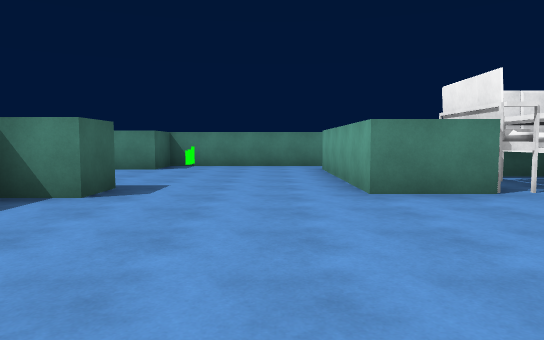
View 1 (above)

16 first-person views from a walk through a 3-D level made in the Unity game engine. The camera is 1.3 m above the floor, tilts 4° down and sees 70° across. The floor is counted in squares, 2 m on a side. Each view is taken from the middle of a square. On the plan, view 1 faces up. The plan holds only what a view shows up to about 11 squares ahead; the rest is blank. The place goes on beyond the plan. Some surface patterns are stand-ins.

View 2
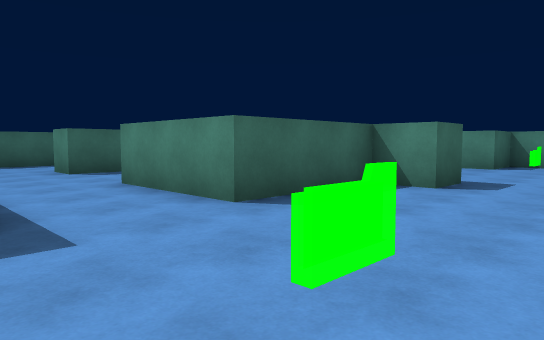

View 3
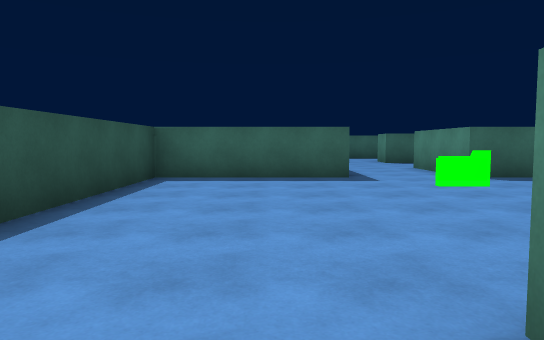

View 4
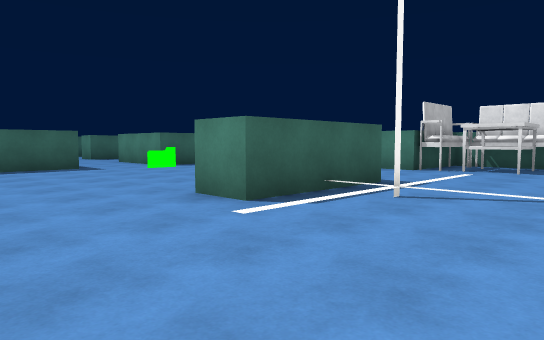

View 5
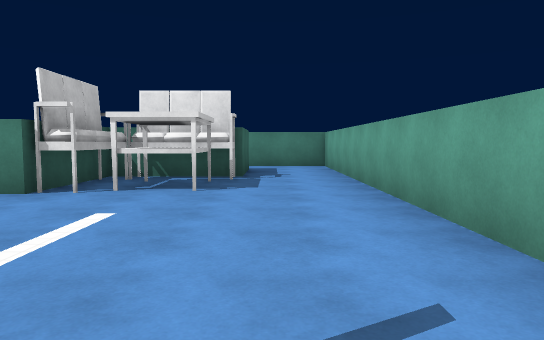

View 6
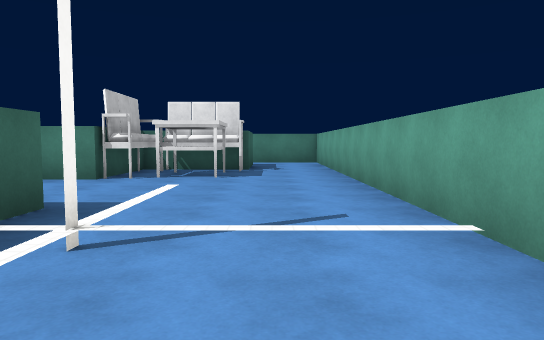

View 7
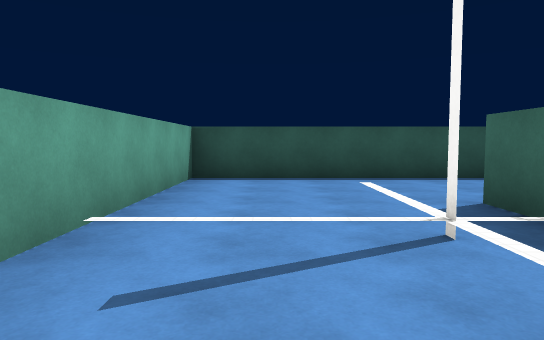

View 8
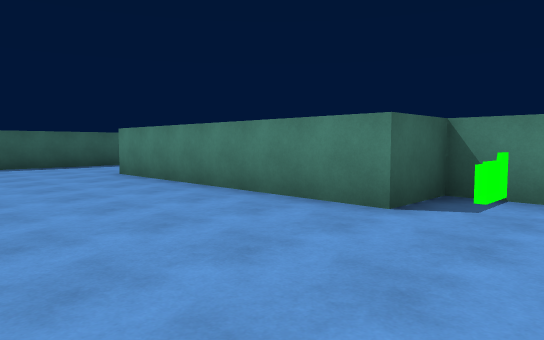

View 9
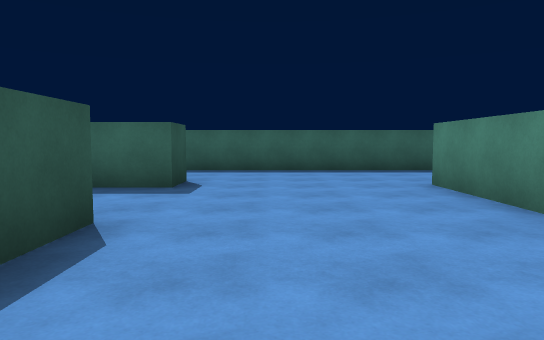

View 10
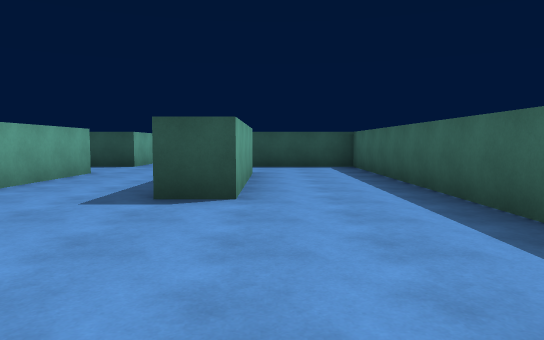

View 11
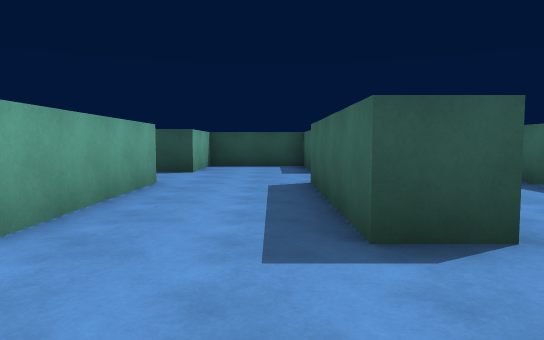

View 12
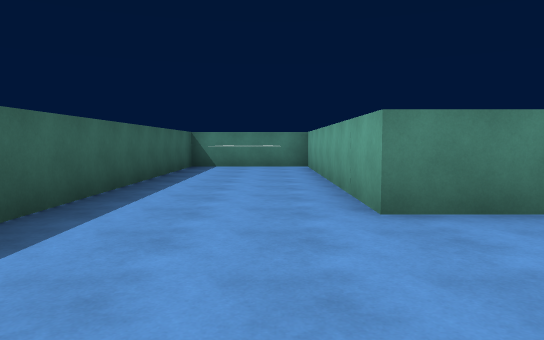

View 13
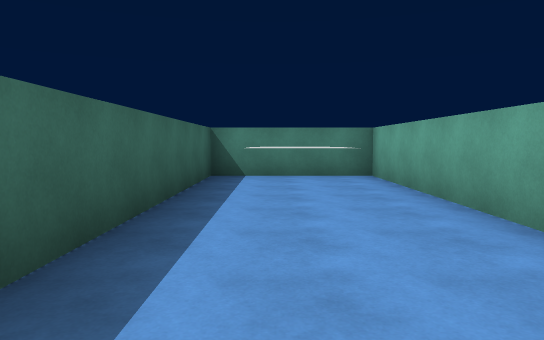

View 14
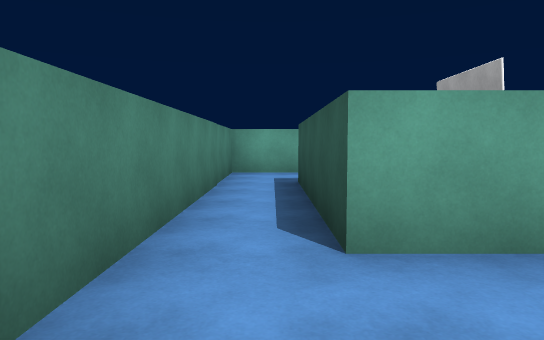

View 15
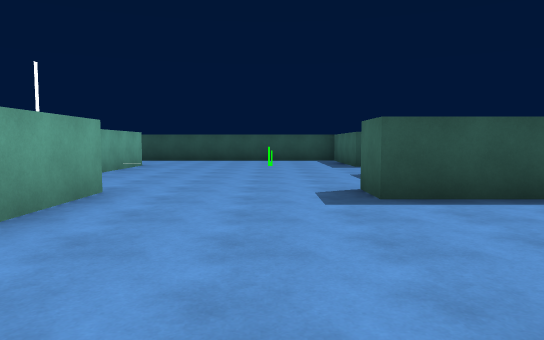

View 16
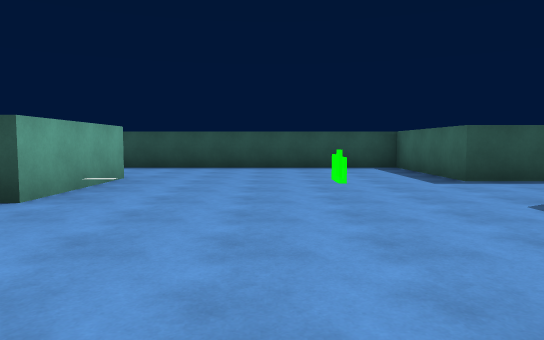

### Floor plan
Points are (right, up) in squares from view 1. A wall is a line through its corners. A room is listed if a view was taken in it or the views show most of it. See-through windows are left out.
Room 1 (views 1, 2, 3, 4, 5, 6, 7, 8, 9, 10, 11, 12, 13, 14, 15, 16)
walls: (-4.1, 5.5) (-2.2, 5.5) (-2.2, 4.5) (-3.3, 4.5) (-3.3, 1.7) (-6.1, 1.7) (-6.1, 5.5) (-5, 5.5); (1.2, 4.9) (1.2, 9.6) (5.4, 9.6) (5.4, 7.5) (2.9, 7.5) (2.9, 4.9) (1.2, 4.9); (-4.6, -0.6) (-3.3, -0.6) (-3.3, -4.2) (7.5, -4.2) (7.5, 10.8) (5.1, 10.8); (3.7, 1.9) (3.7, -1.1) (2.7, -1.1) (2.7, 1.9); (-6.4, -0.6) (-5, -0.6); (-8.6, 5.5) (-8.6, 1.7) (-9.6, 1.7) (-9.6, 5.5) (-8.6, 5.5); (5, 10.8) (-2.9, 10.8) (-2.9, 9.5) (-9, 9.5) (-9, 16.5); (-9, -2.9) (-6.1, -2.9) (-6.1, -0.5); (-12.2, 16.5) (-12.2, -0.6) (-9.4, -0.6)
objects: other object (3, 6) to (5, 7)

Where each view was taken, in squares from view 1:
view 1: 0 up, 0 right, facing up
view 2: 1 down, 0 right, facing up-left
view 3: 2 down, 4 right, facing left
view 4: 4 down, 7 right, facing up-left
view 5: 0 up, 6 right, facing up
view 6: 2 down, 6 right, facing up
view 7: 3 up, 6 right, facing down
view 8: 6 up, 1 left, facing up-left
view 9: 7 up, 3 left, facing left
view 10: 10 up, 10 left, facing down
view 11: 8 up, 8 left, facing down
view 12: 6 up, 10 left, facing up
view 13: 9 up, 11 left, facing up
view 14: 10 up, 1 left, facing right
view 15: 10 up, 1 left, facing down
view 16: 6 up, 0 right, facing down
